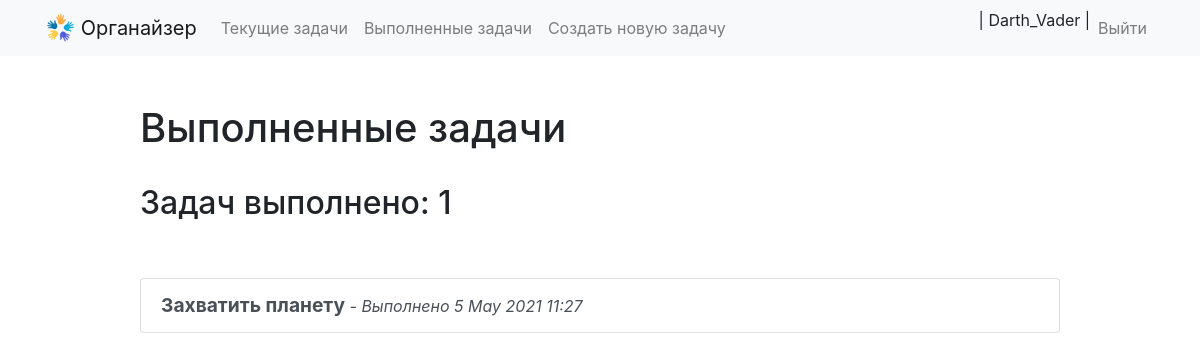
Before: /completed/ (signed in) with the older database file.
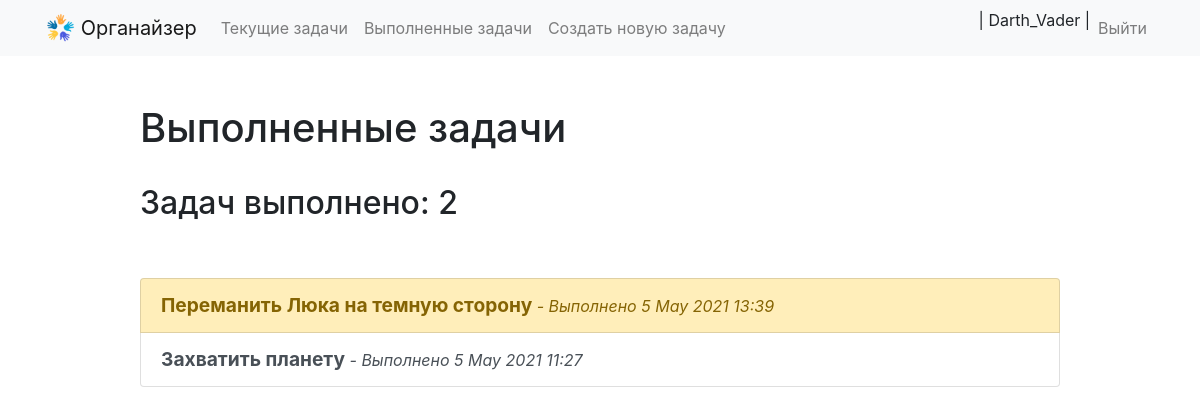
After: the same page with the newer database file.
### todo/models.py (models this page shows, shortened)
class TodoList(models.Model):
    title = models.CharField(max_length=100)
    content = models.TextField(blank=True)  # текстовое поле
    created = models.DateTimeField(auto_now_add=True)  # дата создания
    date_completed = models.DateTimeField(null=True, blank=True)  # дата выполнения
    user = models.ForeignKey(User, on_delete=models.CASCADE)  # foreignkey с помощью
    important = models.BooleanField(default=False)  # атрибут что бы можно было отмечать важна запись или нет
    class Meta:  # используем вспомогательный класс мета для сортировки наших дел
        ordering = ['-created']  # сортировка дел по времени их создания

### todo/views.py (the view)
# urls.py: path('completed/', views.completed_todos, name='completed_todos'),
@login_required
def completed_todos(request):
    todos = TodoList.objects.filter(user=request.user, date_completed__isnull=False).order_by('-date_completed')
    return render(request, 'todo/completed_todos.html', {'todos': todos})

### todo/templates/todo/completed_todos.html (shortened to what this page needs)
<!DOCTYPE html>
{% extends 'todo/base.html' %}
{% block content %}
<div class="row justify-content-center mt-5">
        <div class="col-md-10">
            {% if todos %}
                <h1>Выполненные задачи</h1>
                <br>
                 <h2>Задач выполнено: {{ todos.count }}</h2>
            {% else %}
                           <h1>Выполненные задачи</h1>
            {% endif %}
        </div>
    </div>
    <div class="row justify-content-center mt-5">
        <div class="col-md-10">
            {% if todos %}
            <div class="list-group">
                {% for todo in todos %}
                    <a href="{% url 'view_todo' todo.id %}"
                       class="list-group-item list-group-item-action
                       {% if todo.important %}
                       list-group-item-warning
                       {% endif %}">
                        <big><b>{{ todo.title }}</b></big>
                        <i>  - Выполнено {{ todo.date_completed|date:'j M Y H:i' }}</i>
                    </a>
                {% endfor %}
            </div>
        {% else %}
            <div class="text-center">
                <h2>Ты еще ничего не сделал! Вперед к выполнению.</h2>
            <br>
            <a role="button" class="btn btn-primary" href="{% url 'current_todos' %}">Выполнить задачи!</a>
            </div>
        {% endif %}
        </div>
    </div>
{% endblock %}

Changed rows visible on the page:
now on this page (row edited): TodoList: title "Переманить Люка на темную сторону", date_completed "5 May 2021 13:39", important True (drawn)
Other visible differences:
{{ todos.count }}: "1" → "2"
